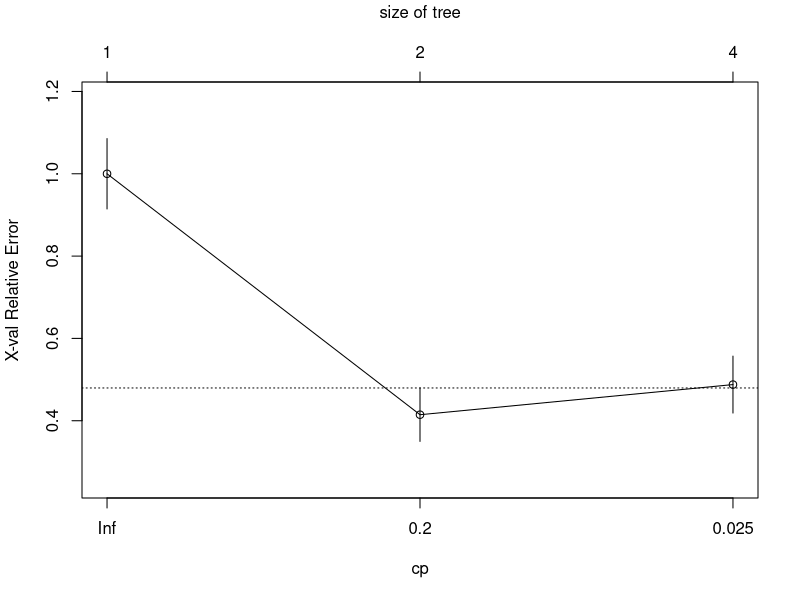
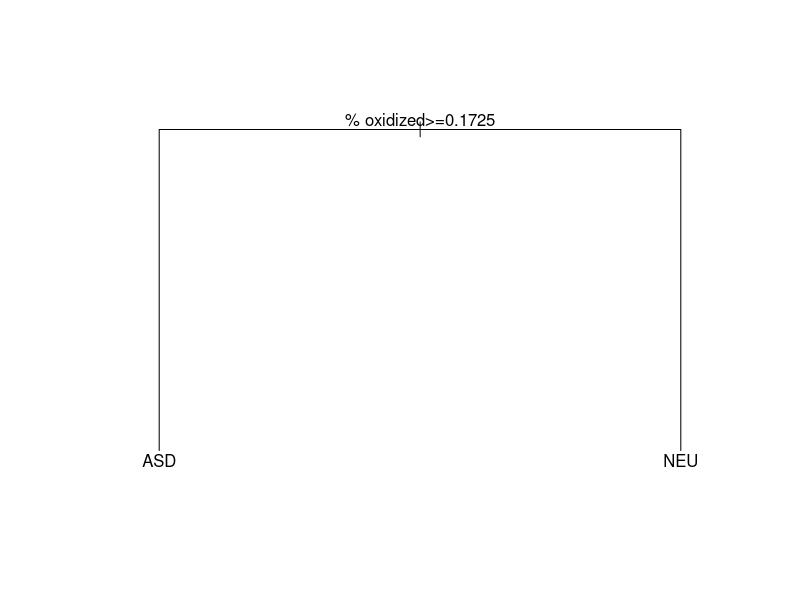
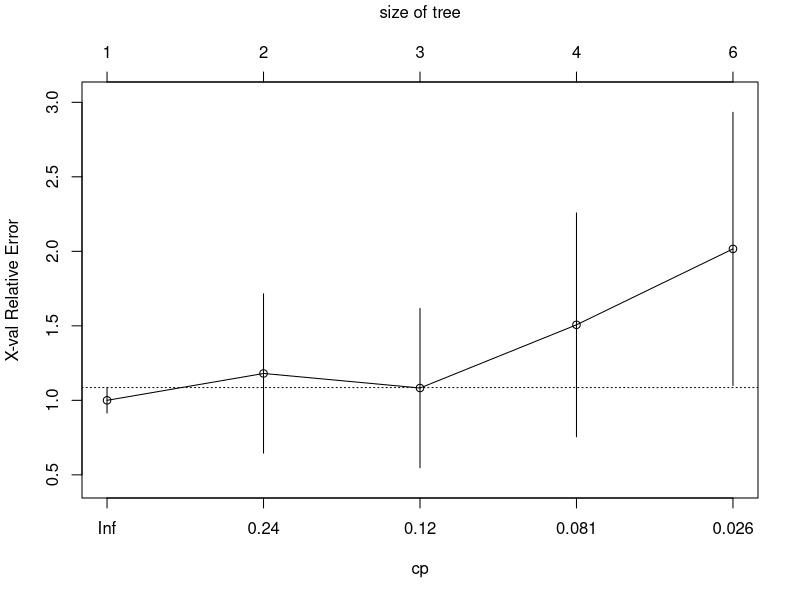
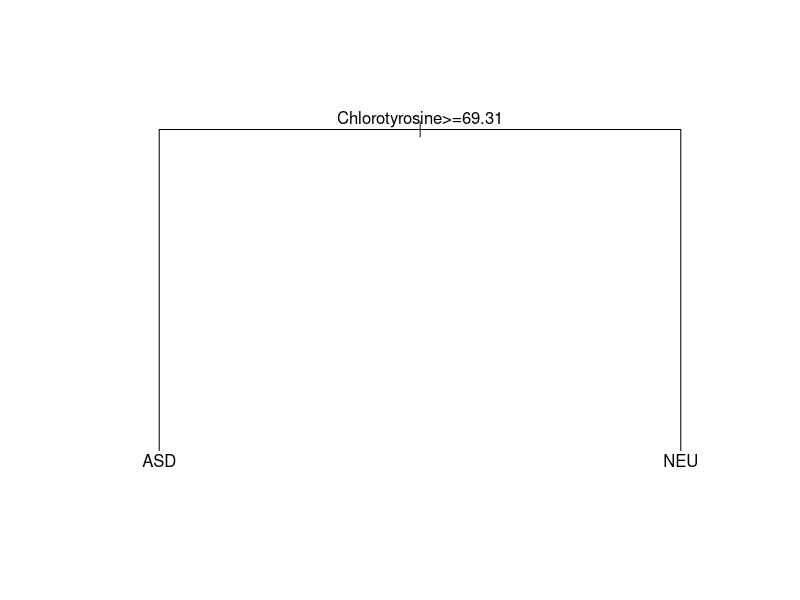
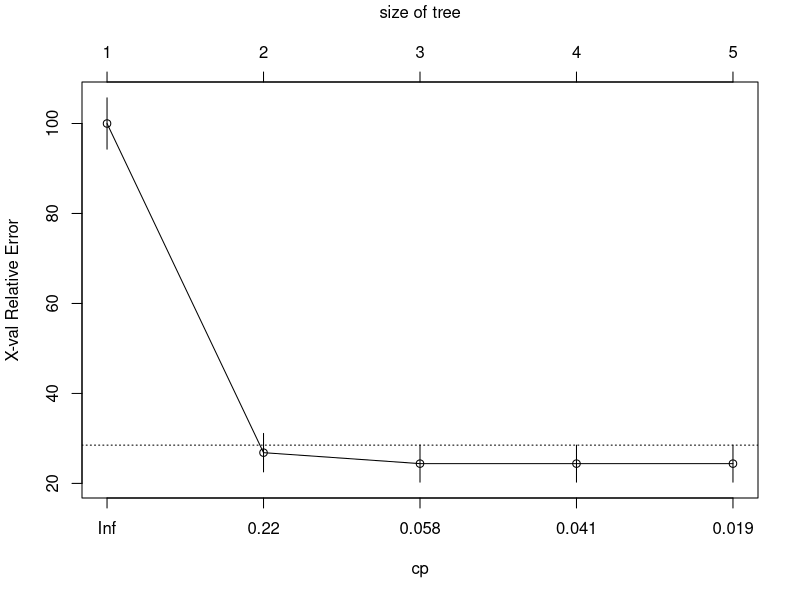
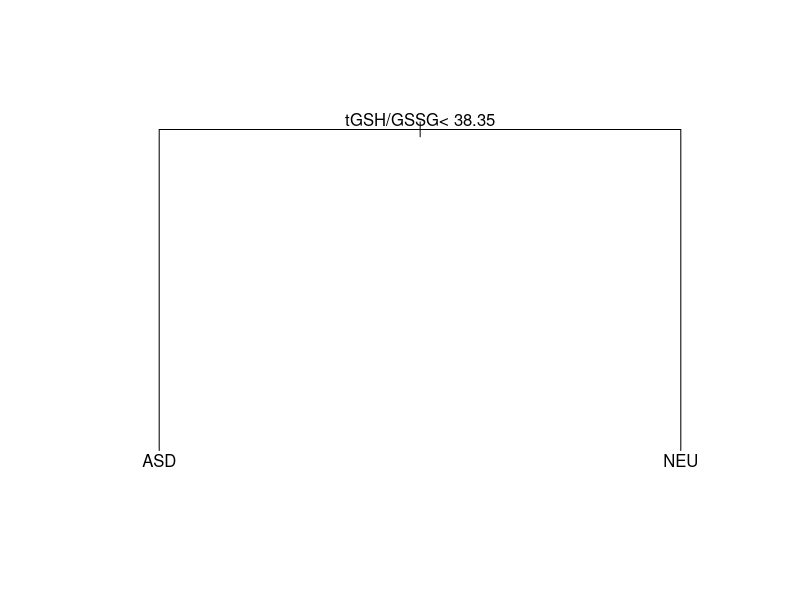

Write the R code that produced these figures, in order.
## ---- chunk 1
knitr::opts_chunk$set(echo = TRUE)
library(tidyverse)
library(rpart)

set.seed(369)
## ---- chunk 2
vnames <- read_csv("S1Dataset.csv",n_max=0)
autism<- read_csv("S1Dataset.csv",skip=2)
names(autism)<-names(vnames)

#note all SIB are NEU so recode SIB
OriginalGroup = autism$Group
autism$Group[autism$Group == "SIB"] = "NEU"
## ---- chunk 3
#fit tree
autism.tree = rpart(Group~., data=autism)

#prune tree
plotcp(autism.tree)
autism.tree = prune(autism.tree, cp=0.2)

#Confusion Matrix
y_pred_prob = predict(autism.tree)
s1 <- apply(y_pred_prob, 1, which.max)
y_pred = colnames(y_pred_prob)[s1]
conf_matrix = with(autism, table(actual=Group, predicted=y_pred))
conf_matrix

#proportion of people correctly classified from ASD and NEU groups
number_of_people_in_both = sum(conf_matrix)
number_of_correct_pred_in_both = conf_matrix[1,1] + conf_matrix[2,2]
prop = number_of_correct_pred_in_both/number_of_people_in_both
prop

#plot a tree
plot(autism.tree, margin=0.1);text(autism.tree)
## ---- chunk 4
prior = c(0.015, 0.985)
autism.tree_prior = rpart(Group~., data=autism, 
                    parms=list(prior=prior))

#prune tree
plotcp(autism.tree_prior)
autism.tree_prior = prune(autism.tree_prior, cp=0.24)

#Confusion Matrix
y_pred_prob = predict(autism.tree_prior)
max_idx <- apply(y_pred_prob, 1, which.max)
y_pred = colnames(y_pred_prob)[max_idx]
conf_matrix = with(autism, table(actual=Group, predicted=y_pred))
conf_matrix

#proportion of people correctly classified from ASD and NEU groups
number_of_people_in_both = sum(conf_matrix)
number_of_correct_pred_in_both = conf_matrix[1,1] + conf_matrix[2,2]
prop = number_of_correct_pred_in_both/number_of_people_in_both
prop

#plot a tree
plot(autism.tree_prior, margin=0.1);text(autism.tree_prior)

## ---- chunk 5
prior = c(0.015, 0.985)
loss=matrix(c(0,1,100,0), nrow =2)
autism.tree_prior_loss = rpart(Group~., data=autism, 
                    parms=list(prior=prior, loss=loss))

#prune tree
plotcp(autism.tree_prior_loss)
autism.tree_prior_loss = prune(autism.tree_prior_loss, cp=0.22)

#Confusion Matrix
y_pred_prob = predict(autism.tree_prior_loss)
max_idx <- apply(y_pred_prob, 1, which.max)
y_pred = colnames(y_pred_prob)[max_idx]
conf_matrix = with(autism, table(actual=Group, predicted=y_pred))
conf_matrix

#proportion of people correctly classified from ASD and NEU groups
number_of_people_in_both = sum(conf_matrix)
number_of_correct_pred_in_both = conf_matrix[2,1]
prop = number_of_correct_pred_in_both/number_of_people_in_both
prop

#plot a tree
plot(autism.tree_prior_loss, margin=0.1);text(autism.tree_prior_loss)
## ---- chunk 6
autismSIBGroup = autism[OriginalGroup == "SIB", ]

sib_y_pred = predict(autism.tree_prior_loss, newdata=autismSIBGroup[, 2:ncol(autismSIBGroup)])

prop_correct = sum(sib_y_pred[,2])/nrow(sib_y_pred)
prop_correct
